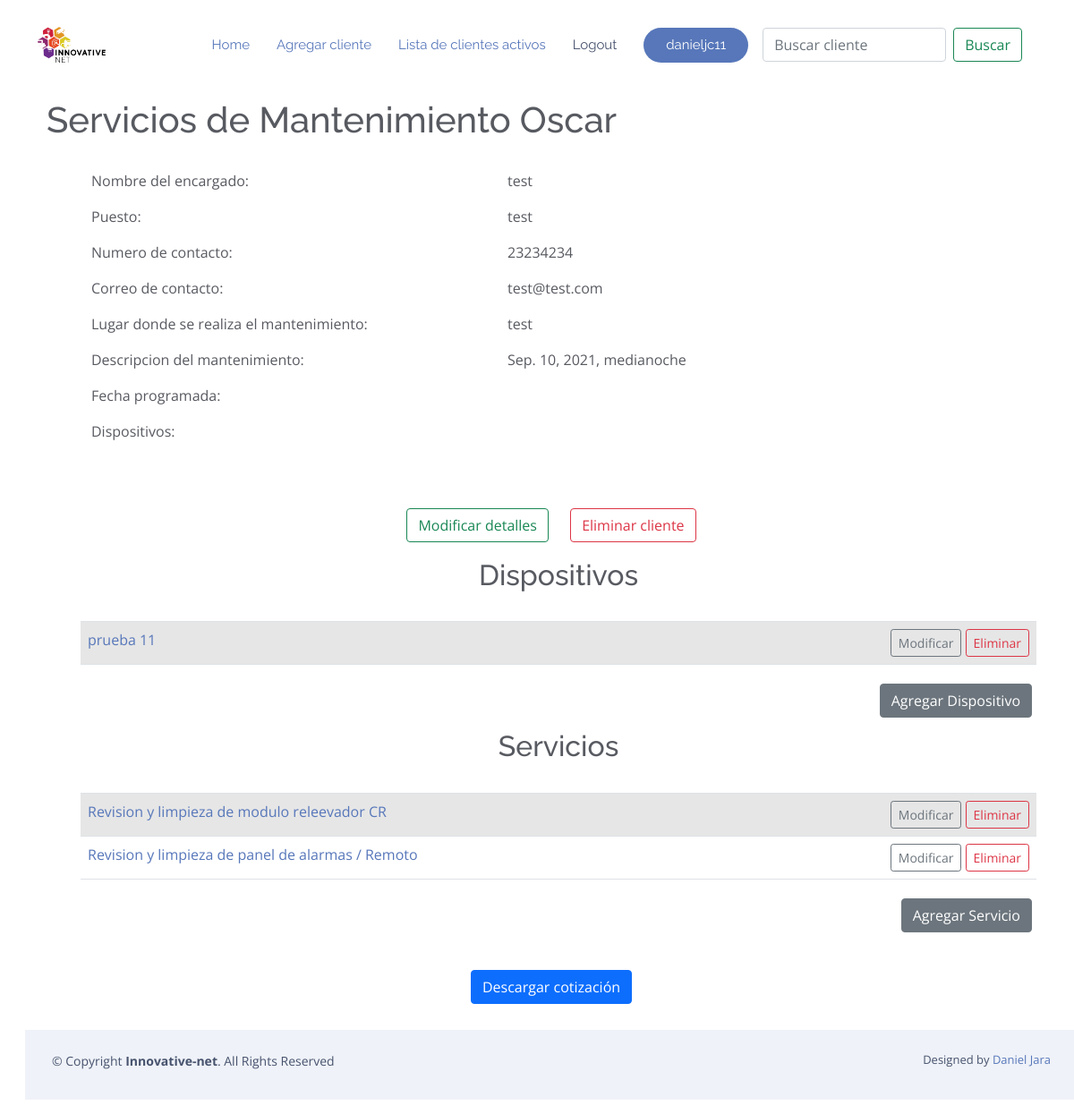
Page /mostrar_cliente/44 (signed in) on the committed database.
### RPA/models.py (models this page shows, shortened)
class Cliente(models.Model):
    usuario = models.ForeignKey(User, on_delete=models.CASCADE, null=True, blank=True)
    nombre = models.CharField('Nombre de la compañia cliente',max_length=200)
    encargado = models.CharField('Nombre del contacto dentro de la empresa',max_length
    =120)
    puesto_encargado = models.CharField('Puesto del contacto',max_length
    =120)
    numero_contacto=models.CharField('Numero de telefono para contactar',max_length
    =10)
    correo_contacto=models.EmailField('Correo para contactar',blank=True)
    lugar_de_mantenimiento = models.CharField('Lugar en que se realizara el mantenimiento',max_length
    =120,blank=True)
    descripcion_cotizacion = models.TextField('Descripcion de la cotizacion',blank=True)
    fecha = models.DateTimeField('Fecha de realizacion de la cotizacion',blank=True,null=True, default=dateutil.utils.today())
    def __str__(self):
        return self.nombre
    class Meta:
        ordering = ['nombre']

class Dispositivo(models.Model):
    cliente = models.ForeignKey(Cliente, on_delete=models.CASCADE, null=True, blank=True)
    marca = models.CharField(max_length=200, verbose_name="Marca del dispositivo", null=True, blank=True)
    titulo = models.CharField(max_length=200, verbose_name="Nombre del dispositivo", null=True, blank=True)
    cantidad = models.IntegerField(verbose_name="Cantidad de dispositivos actuales", null=True)
    actividad = models.CharField(max_length=200, verbose_name="Actividad de mantenimiento a realizar",null=True, blank=True)
    plan = models.CharField(max_length=200, verbose_name="Tipo de poliza/plan", null=True, blank=True)
    def __str__(self):
        return self.marca +" "+ self.titulo
    class Meta:
        ordering = ['titulo']

class Mantenimiento(models.Model):
    cliente = models.ForeignKey(Cliente, on_delete=models.CASCADE, null=True, blank=True)
    limpieza_panel_alarmas = 'Revision y limpieza de panel de alarmas / Remoto'
    revision_limpieza_sensor_humo = 'Revision y limpieza de sensores de humo'
    rev_limp_estrobos = ' Revision y limpieza de estrobos -cornetas - campanas-mixtos'
    rev_limp_fuentespoder = 'Revision y limpieza de Fuentes de poder'
    rev_limp_placasactivacion = 'Revision y limpieza Palancas  de activacion'
    rev_limp_monitoresflujo = 'Revision y limpieza Modulos monitores de Flujo'
    rev_limp_sensoresductos = 'Revision y limpieza sensores de ductos de aire'
    rev_limp_humobeam = 'Revision y limpieza Sensor de humo tipo Beam'
    rev_limp_modulodecontrol = 'Revision y limpieza de modulos de Control'
    rev_limp_modconttrct1ct2 = 'Revision y limpieza de modulo de control CT1 o CT2'
    rev_limp_modreleevadorcr = 'Revision y limpieza de modulo releevador CR'
    rev_veri_resistenciafinlinea = 'Revision y Verificacion de resistencias de fin de linea'
    cambiar_ubi_herramientrasypersonal = 'Cambiar ubicaciones Herramientas y personal (mover el punto A al punto B)'
    relleno_informe = 'Relleno de informe'
    prueba_com_datospanelydisp = 'Prueba de comunicación de datos entre panel y dispositivos, asi como los loops.'
    soporte_tecnico = 'Servicio de soporte técnico -Horas de servicios generales adicionales'
    MANTENIMIENTOS_LISTA = [
        (limpieza_panel_alarmas, 'Revision y limpieza de panel de alarmas / Remoto'),
        (revision_limpieza_sensor_humo, 'Revision y limpieza de sensores de humo'),
        (rev_limp_estrobos, 'Revision y limpieza de estrobos -cornetas - campanas-mixtos'),
        (rev_limp_fuentespoder, 'Revision y limpieza de Fuentes de poder'),
        (rev_limp_placasactivacion, 'Revision y limpieza Palancas  de activacion'),
        (rev_limp_monitoresflujo, 'Revision y limpieza Modulos monitores de Flujo'),
        (rev_limp_sensoresductos, 'Revision y limpieza sensores de ductos de aire'),
        (rev_limp_humobeam, 'Revision y limpieza Sensor de humo tipo Beam'),
        (rev_limp_modulodecontrol, 'Revision y limpieza de modulos de Control'),
        (rev_limp_modconttrct1ct2, 'Revision y limpieza de modulo de control CT1 o CT2'),
        (rev_limp_modreleevadorcr, 'Revision y limpieza de modulo releevador CR'),
        (rev_veri_resistenciafinlinea,'Revision y Verificacion de resistencias de fin de linea'),
        (cambiar_ubi_herramientrasypersonal,'Cambiar ubicaciones Herramientas y personal (mover el punto A al punto B)'),
        (relleno_informe,'Relleno de informe'),
        (prueba_com_datospanelydisp, 'Prueba de comunicación de datos entre panel y dispositivos, asi como los loops.'),
        (soporte_tecnico, 'Servicio de soporte técnico -Horas de servicios generales adicionales'),
    ]
    Titulo = models.CharField(
        max_length=200,
        choices=MANTENIMIENTOS_LISTA,
        blank=True
    )
    periodisidadactividades = models.IntegerField(verbose_name="Periodicidad regular de actividad de mtto por año", blank=True, null=True )
    periodisidadadicional = models.IntegerField(verbose_name="Periodicidad adicional de actividad de mtto  a la regular", blank=True, null=True)
    tiempoejecucion = models.IntegerField(verbose_name="Tiempo de ejecucion del mtto", blank=True, null=True)
    cantidaddispositivos = models.IntegerField(verbose_name="Cantidad de dispositivos a considerar en periodicidad regular", blank=True, null=True)
    horasactividad = models.IntegerField(verbose_name="horas por actividad de mtto regular =Importe de cantidad x Tiempo de ejecucion", blank=True, null=True)
    costomantenimientoadicional = models.FloatField(verbose_name="Costo Adicional = horas por actividad de mtto adicional =Importe de cantidad x Tiempo de ejecucion ", blank=True, null=True)
    costomantenimientoregular = models.FloatField(verbose_name="Costo Regular = horas por actividad de mtto regular =Importe de cantidad x Tiempo de ejecucion",null=True,blank=True)
    encargadoTrabajo1 = models.ForeignKey(Precio,verbose_name="Encargado del trabajo" ,on_delete=models.CASCADE)
    def __str__(self):
        return self.Titulo
    class Meta:
        ordering = ['Titulo']

### RPA/views.py (the view)
# urls.py: path('mostrar_cliente/<int:pk>', Mostrar_Cliente.as_view(), name='mostrar_cliente'),
class Mostrar_Cliente(LoginRequiredMixin, DetailView):
    model = Cliente
    object = "cliente"
    template_name = "mantenimientos/detalle_cliente.html"
    def get_context_data(self, **kwargs):
        ctx = super(Mostrar_Cliente, self).get_context_data(**kwargs)
        cat = kwargs.get("object")
        ctx['servicios'] = Mantenimiento.objects.filter(cliente = cat)
        ctx['dispositivos'] = Dispositivo.objects.filter(cliente = cat)
        return ctx

### RPA/templates/mantenimientos/detalle_cliente.html (shortened to what this page needs)
{% extends "mantenimientos/base.html" %}
{% block body %}
        <div class="container-fluid p-4">
                <h1> Servicios de Mantenimiento {{cliente}}</h1>
        </div>
        <div class="container">
                <div class="container">
                        <div class="row">
                        <div class="col-5">
                                <ul>Nombre del encargado: </ul>
                                <ul>Puesto: </ul>
                                <ul>Numero de contacto: </ul>
                                <ul>Correo de contacto: </ul>
                                <ul>Lugar donde se realiza el mantenimiento: </ul>
                                <ul>Descripcion del mantenimiento: </ul>
                                <ul>Fecha programada: </ul>
                                <ul>Dispositivos:</ul>
                                        <br></br>
                        </div>
                        <div class="col-5">
                                <ul>{{ cliente.encargado }}</ul>
                                <ul>{{ cliente.puesto_encargado }}</ul>
                                <ul>{{ cliente.numero_contacto }}</ul>
                                <ul>{{ cliente.correo_contacto }}</ul>
                                <ul>{{ cliente.lugar_de_mantenimiento }}</ul>
                                <ul>{{ cliente.fecha }}</ul>
                                <br> </br>
                        </div>
                        <div class="col">
                        </div>
                        <div>
                        <center>
                                <a href="{% url 'modificar_cliente' cliente.id %}">
                                        <button type="button" class="btn btn-outline-success" style="margin:10px">Modificar detalles</button>
                                </a>
                                <a href="{% url 'eliminar_cliente' cliente.id %}">
                                        <button type="button" class="btn btn-outline-danger" style="margin:10px">Eliminar cliente</button>
                                </a>
                        </center>
                        </div>
                </div>
                <center>
                        <div class='container-fluid m-2'>
                                <h2> Dispositivos </h2>
                                <br/>
                                <table class="table table-striped table-hover table bordered">
                                {% for x in dispositivos %}
                                        <tr>
                                                <td>
                                                        <a href="{% url 'detalle_dispositivo' x.id %}">
                                                                {{ x }}
                                                        </a>
                                                </td>
                                                <td align="right">
                                                        <a href="{% url 'modificar_dispositivo' x.id %}">
                                                                <button type="button" class="btn btn-outline-secondary btn-sm">Modificar</button>
                                                        </a>
                                                        <a href="{% url 'eliminar_dispositivo' x.id%}">
                                                                <button type="button" class="btn btn-outline-danger btn-sm">Eliminar</button>
                                                        </a>
                                                </td>
                                        </tr>
                                {% endfor %}
                                </table>
                                <div align="right">
                                        <right>
                                                <a href="{% url 'crear_dispositivo' cliente.id %}">
                                                        <button type=button class="btn btn-secondary" style="margin:5px">Agregar Dispositivo</button>
                                                </a>
                                        </right>
                                </div>
                        </div>
                        <div class='container-fluid m-2'>
                                <h2> Servicios </h2>
                                <br/>
                                <table class="table table-striped table-hover table bordered">
                                {% for x in servicios %}
                                        <tr>
                                                <td>
                                                        <a href="{% url 'detalle_servicio' x.id %}">
                                                                {{ x }}
                                                        </a>
                                                </td>
                                                <td align="right">
                                                        <a href="{% url 'modificar_servicio' x.id %}">
                                                                <button type="button" class="btn btn-outline-secondary btn-sm">Modificar</button>
                                                        </a>
                                                        <a href="{% url 'eliminar_servicio' x.id%}">
                                                                <button type="button" class="btn btn-outline-danger btn-sm">Eliminar</button>
                                                        </a>
                                                </td>
                                        </tr>
                                {% endfor %}
                                </table>
                                <div align="right">
                                        <aright>
                                                <a href="{% url 'crear_servicio' cliente.id%}">
                                                        <button type=button class="btn btn-secondary" style="margin:5px">Agregar Servicio</button>
                                                </a>
                                </div>
                        </div>
                        <br>
                        <div>
                                <a href="{% url 'cotizacion_pdf' cliente.id %}" download="cotizacion.pdf">
                                        <button type="button" class="btn btn-primary" style="margin:5px">Descargar cotización</button>
                                </a>
                        </div>
                </center>
                <br>
        </div>
{% endblock %}

### RPA/templates/mantenimientos/base.html (shortened to what this page needs)
{% load static %}
<!DOCTYPE html>
<html lang="en">
<head>
  <link rel="stylesheet" href="https://stackpath.bootstrapcdn.com/bootstrap/4.5.0/css/bootstrap.min.css">
  <link href="{% static '\vendor\aos\aos.css' %}" rel="stylesheet">
  <link href="{% static '\vendor\bootstrap\css\bootstrap.min.css' %}" rel="stylesheet">
  <link href="{% static '\vendor\bootstrap-icons\bootstrap-icons.css' %}" rel="stylesheet">
  <link href="{% static '\vendor\boxicons\css\boxicons.min.css' %}" rel="stylesheet">
  <link href="{% static '\vendor\glightbox\css\glightbox.min.css' %}" rel="stylesheet">
  <link href="{% static '\vendor\swiper\swiper-bundle.min.css' %}" rel="stylesheet">
  <link href="{% static '\css\style.css' %}" rel="stylesheet">
</head>
<body style="padding-top: 70px;">
  <header id="header" class="fixed-top  header-transparent ">
    <div class="container d-flex align-items-center justify-content-between">
      <div class="logo">
        <a href="https://www.innovative-net.mx/"><img src="{% static '\assets\img\horizontal blanco.png' %}" alt="" class="img-fluid"></a>
      </div>
      <nav id="navbar" class="navbar">
        <ul>
          <li><a class="nav-link scrollto active" href="{% url 'home' %}">Home</a></li>
          <li><a class="nav-link scrollto active" href="{% url 'agregar_cliente' %}">Agregar cliente</a></li>
          <li><a class="nav-link scrollto active" href="{% url 'lista_clientes' %}">Lista de clientes activos</a></li>
          {% if request.user.is_authenticated %}
          <li><a class="nav-link scrollto" href="{% url 'logout' %}">Logout</a></li>
          <li><a class="getstarted scrollto" href="" >{{request.user}}</a></li>
          {% else %}
          <li><a class="getstarted scrollto" href="{% url 'login'  %}" >Login</a></li>
          {% endif %}
        </ul>
        <form class="d-flex m-3" method="POST" action="{% url 'buscar_clientes' %}">
          <input class="form-control me-2" type="search" placeholder="Buscar cliente"
                 aria-label="Buscar cliente" name="searched">
          <button class="btn btn-outline-success" type="submit">
            Buscar
          </button>
        </form>
      </nav>
    </div>
  </header>
    <div class="container-fluid m-3">
      {% block body %}
      {% endblock %}
    </div>
        <footer id="footer">
            <div class="container py-4">
              <div class="copyright">
                &copy; Copyright <strong><span>Innovative-net</span></strong>. All Rights Reserved
              </div>
              <div class="credits">
                Designed by <a href="https://bootstrapmade.com/">Daniel Jara</a>
              </div>
            </div>
          </footer>
</body>
        </html>

### rows in the picture
Cliente: nombre "Oscar", encargado "test", puesto_encargado "test", numero_contacto "23234234", correo_contacto "test@test.com", lugar_de_mantenimiento "test", fecha "Sep. 10, 2021, medianoche"
Dispositivo: marca+titulo "prueba 11"
Mantenimiento: Titulo "Revision y limpieza de modulo releevador CR"
Mantenimiento: Titulo "Revision y limpieza de panel de alarmas / Remoto"

### other values in the picture
{{ request.user }} "danieljc11"
